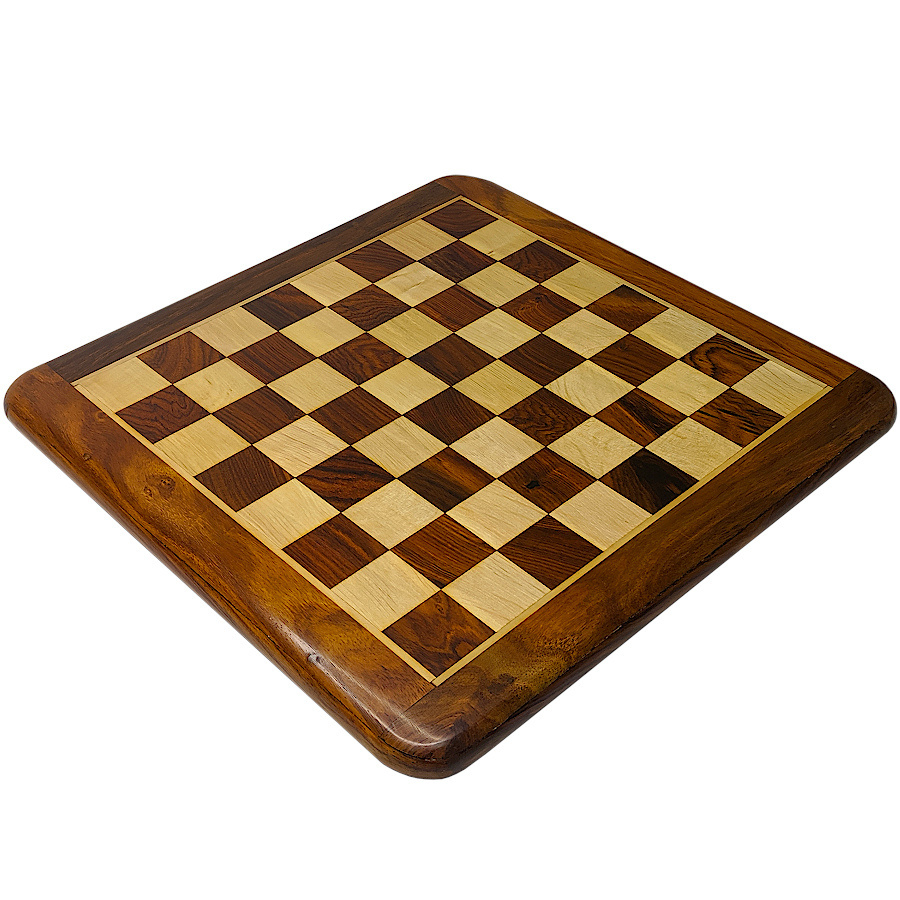
#> input picture test.jpg, 900 x 900 px
$ python -i detect.py   (imports and definitions only)
#> lines starting #> are read from the running program, lines starting #| are printed output that depends on the picture
"calibrator/detect.py"
import cv2
import numpy as np
from typing import Optional, Tuple

def _preprocess_for_detection(gray: np.ndarray) -> np.ndarray:
    """CLAHE + optional blur to improve contrast / reduce small noise."""
    try:
        clahe = cv2.createCLAHE(clipLimit=2.0, tileGridSize=(8,8))
        gray = clahe.apply(gray)
    except Exception:
        pass
    gray = cv2.GaussianBlur(gray, (5,5), 0)
    return gray

def find_chessboard_corners(img: np.ndarray, pattern_size: Tuple[int, int]=(7,7)) -> Optional[np.ndarray]:
    """
    Попытка найти внутренние углы шахматной доски.
    Возвращает numpy array shape (N,2) dtype=float32 или None, если не найдено.
    pattern_size = (cols, rows)
    """
    if img is None:
        return None

    gray = cv2.cvtColor(img, cv2.COLOR_BGR2GRAY) if img.ndim == 3 else img.copy().astype(np.uint8)
    gray_proc = _preprocess_for_detection(gray)

    corners = None
    found = False
    flags = cv2.CALIB_CB_NORMALIZE_IMAGE

    if hasattr(cv2, "findChessboardCornersSB"):
        try:
            found_sb, corners_sb = cv2.findChessboardCornersSB(gray_proc, pattern_size, flags=cv2.CALIB_CB_EXHAUSTIVE)
            if found_sb:
                corners = corners_sb.reshape(-1, 2)
                found = True
        except Exception:
            found = False

    if not found:
        found, corners = cv2.findChessboardCorners(gray_proc, pattern_size, flags)
        if found:
            corners = corners.reshape(-1, 2)

    if not found:
        h, w = gray_proc.shape[:2]
        scale = 0.5
        small = cv2.resize(gray_proc, (int(w*scale), int(h*scale)))
        found_small, corners_small = cv2.findChessboardCorners(small, pattern_size, flags)
        if found_small:
            corners = corners_small.reshape(-1, 2).astype(np.float32) / scale
            found = True

    if not found:
        return None

    corners = corners.reshape(-1, 1, 2).astype(np.float32)
    term = (cv2.TERM_CRITERIA_EPS + cv2.TERM_CRITERIA_MAX_ITER, 120, 1e-6)
    cv2.cornerSubPix(gray, corners, (7,7), (-1,-1), term)

    return corners.reshape(-1, 2).astype(np.float32)

def find_circles_grid_corners(img, pattern_size=(7,7), asymmetric=False):
    """
    Поиск узлов по круговой решётке (симметричной или асимметричной).
    Возвращает (N,2) или None.
    """
    gray = cv2.cvtColor(img, cv2.COLOR_BGR2GRAY) if img.ndim == 3 else img.copy().astype(np.uint8)
    flags = cv2.CALIB_CB_SYMMETRIC_GRID
    if asymmetric:
        flags = cv2.CALIB_CB_ASYMMETRIC_GRID
    found, centers = cv2.findCirclesGrid(gray, pattern_size, flags)
    if not found:
        return None
    return centers.reshape(-1, 2).astype(np.float32)

>>> import cv2
>>> picture = cv2.imread('../test.jpg')
#> picture is the input picture: shape (900, 900, 3); mean B, G, R 176.6, 193, 207.6
>>> result = find_chessboard_corners(picture)
#> in find_chessboard_corners, `gray = cv2.cvtColor(img, cv2.COLOR_BGR2GRAY) if img.ndim == 3 else img..`:
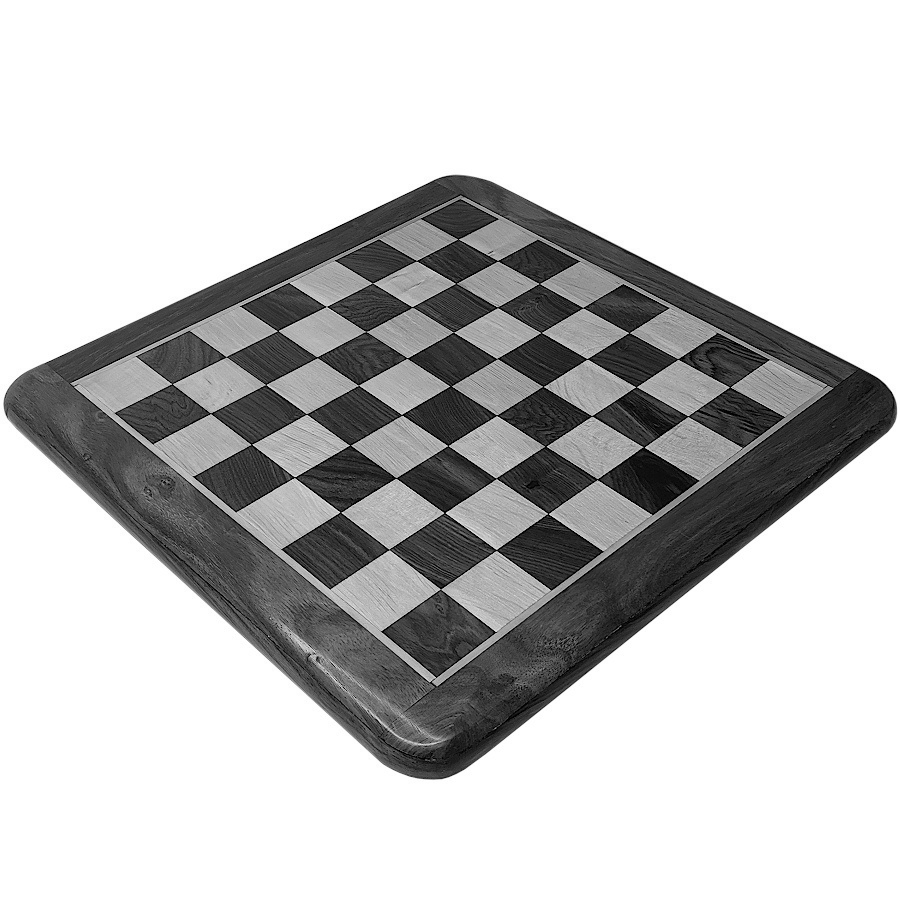
#> gray: shape (900, 900); min 0, max 255, mean 195.5
#> in _preprocess_for_detection, `gray = clahe.apply(gray)`:
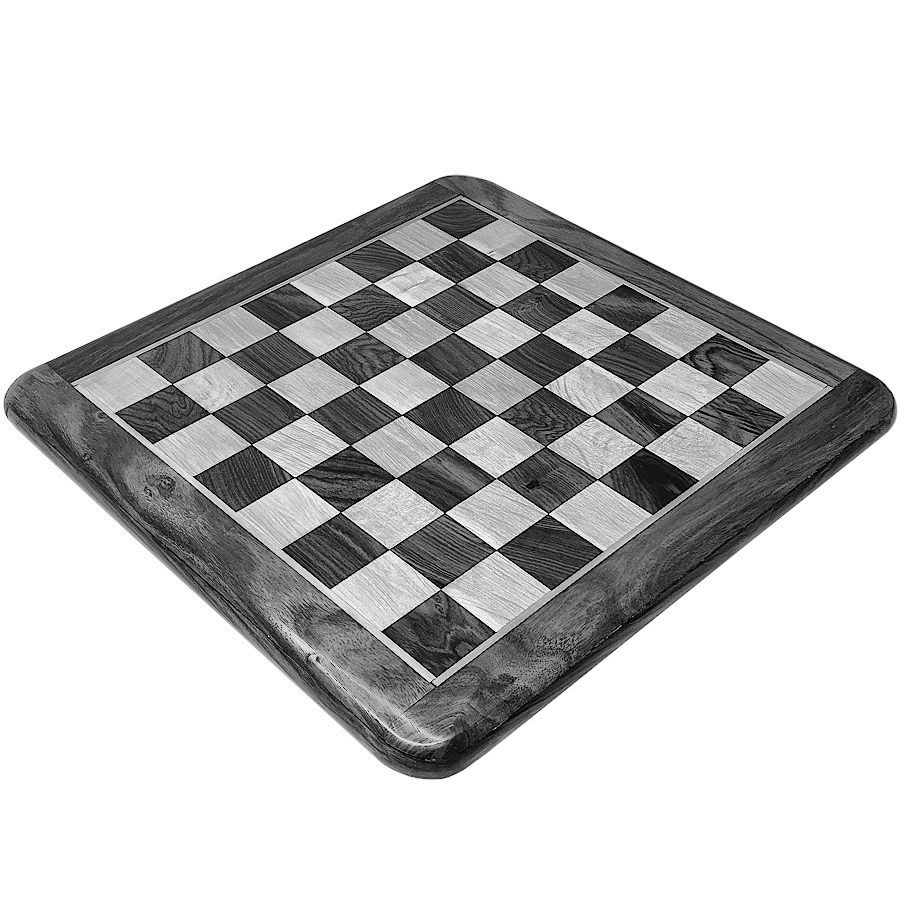
#> gray: shape (900, 900); min 0, max 255, mean 202.9
#> in find_chessboard_corners, `found_sb, corners_sb = cv2.findChessboardCornersSB(gray_proc, pattern_..`: found_sb = True; corners_sb = 49 rows, first 8: [172, 383.4], [226.4, 356.7], [278.8, 330.9], [326.3, 306.6], [373.1, 283.4], [416.5, 260.6], [457.8, 239.8], [210.5, 413.2]
#> in find_chessboard_corners, `corners = corners_sb.reshape(-1, 2)`: corners = 49 pairs, first value 172 to 729.2, second value 239.8 to 589.2
#> in find_chessboard_corners, `corners = corners.reshape(-1, 1, 2).astype(np.float32)`: corners has the same summary as corners_sb
#> result = 49 pairs, first value 171.8 to 729.6, second value 239 to 589
